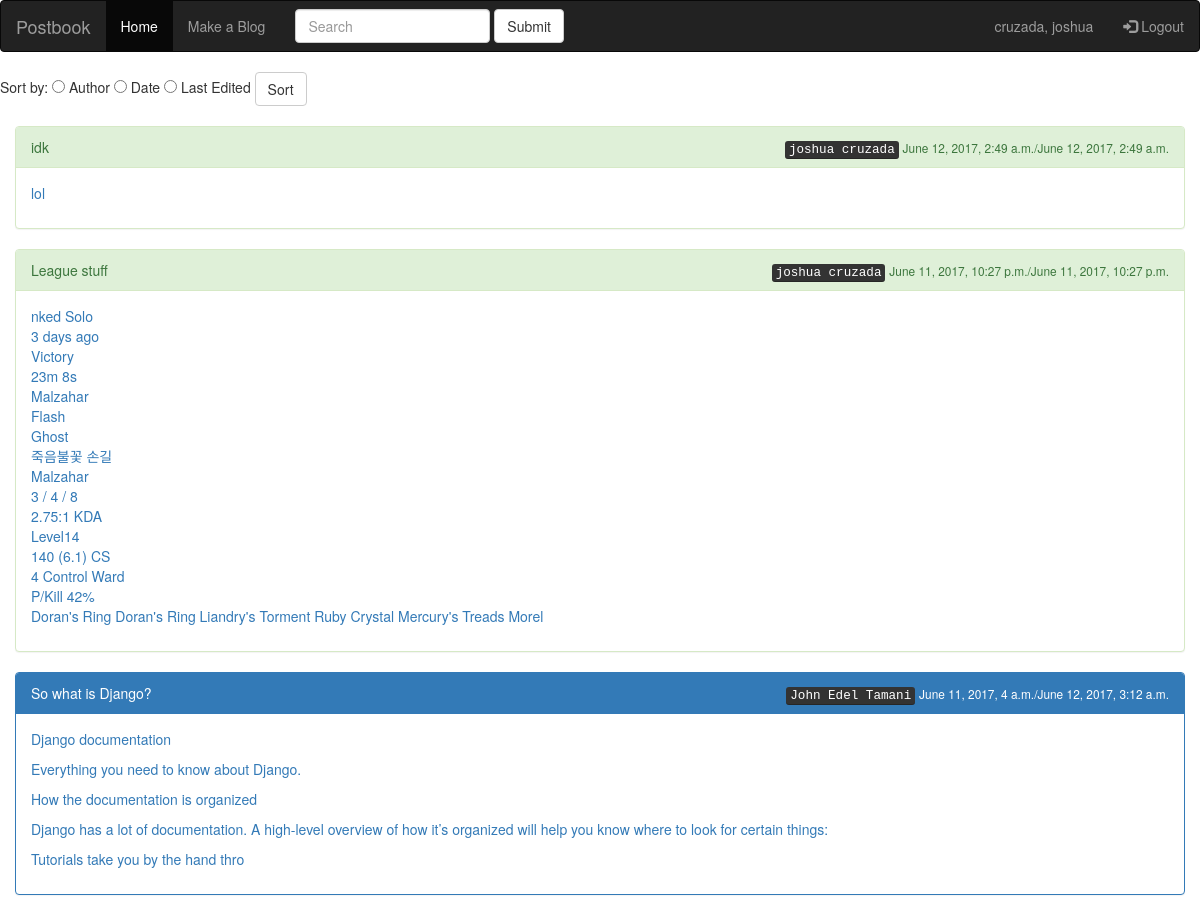
/blog/home (signed in), run on the app's committed database.
### blog/models.py (models this page shows, shortened)
class Author(models.Model):
    first_name = models.CharField(max_length=100)
    last_name = models.CharField(max_length=100)
    password = models.CharField(max_length=100)
    username = models.CharField(max_length=100, primary_key= True)

class Post(models.Model):
    author = models.ForeignKey(Author, on_delete = models.CASCADE)
    cdate = models.DateTimeField(editable=False)
    edate = models.DateTimeField()
    title = models.CharField(max_length = 100)
    content = models.TextField()

### blog/views.py (the view)
# urls.py: url(r'home', views.Home, name = 'home'),
def Home(request):
    posts = None
    postsa = None
    postsb = None
    postsc = None
    reversed = True
    print(request.session['username'])
    if(request.method == "POST"):
        posts = request.session['search']
        try:
            request.session['search'] = request.POST['filter']
        except:
            None
        posts = Post.objects.all()
        postsa = posts.filter(title__icontains=request.session['search'])
        postsb = posts.filter(author__first_name__icontains=request.session['search'])
        postsc = posts.filter(content__icontains=request.session['search'])
        posts = postsa | postsb | postsc
        try:
            if (request.POST['author'] == 'author'):
                posts = posts.order_by('author__first_name','author__last_name')
                reversed = False
        except:
            None
        try:
            if (request.POST['date'] == 'date'):
                posts = posts.order_by('cdate').order_by('cdate')
                reversed = False
        except:
            None
        try:
            if (request.POST['le'] == 'le'):
                posts = posts.order_by('edate').order_by('edate')
                reversed = True
        except:
            None
    else:
        request.session['search'] = ''
        posts = Post.objects.all()
    context = {
        'posts': posts,
        'user': Author.objects.get(username=request.session['username']),
        'reveresed': reversed,
    }
    return render(request, 'Posts.html', context)

### blog/templates/Posts.html (shortened to what this page needs)
{% extends 'base.html' %}
{% block homey %}<li class="active"><a href="/blog/home/">Home</a></li> {% endblock %}
{% block uname %}{{ user.last_name}}, {{ user.first_name }}{% endblock %}
{% block body %}
    <form action = "/blog/home" method = "POST">
    <div>
    Sort by:
      <input type="radio" name="author" value="author"> Author
      <input type="radio" name="date" value="date"> Date
        <input type="radio" name="le" value="le"> Last Edited
        <button type="submit" class="btn btn-default" display:inline-block>Sort</button>
    </div>
    <br>
    </form>
    {% if posts %}
        {% if reveresed == True%}
            {%  for post in posts reversed %}
             <a href = "/blog/{{ post.id }}/">
                <div class = "col-md-12">
                        {% if user.username == post.author.username %}
                            <div class="panel panel-success">
                        {% else %}
                            <div class="panel panel-primary">
                        {% endif %}
                        <div class="panel-heading"> {{ post.title|slice:":50" }} <span style = "float:right"><kbd>{{ post.author.first_name }} {{ post.author.last_name }}</kbd> <small>{{ post.cdate }}/{{ post.edate }}</small></span></div>
                        <div class="panel-body">{{ post.content|linebreaks|slice:":300" }}</div>
                         </div>
                </div>
            </a>
            {% endfor %}
        {% endif %}
    {% else %}
        <header> There are no posts yet on this site, Be the first to try it now!</header>
    {% endif %}
{% endblock %}

### data on the page
Author: last_name "cruzada", first_name "joshua"
Post: title "idk", author.first_name "joshua", author.last_name "cruzada", cdate "June 12, 2017, 2:49 a.m.", edate "June 12, 2017, 2:49 a.m.", content "lol"
Post: title "League stuff", author.first_name "joshua", author.last_name "cruzada", cdate "June 11, 2017, 10:27 p.m.", edate "June 11, 2017, 10:27 p.m.", content "nked Solo 3 days ago Victory 23m 8s Malzahar Flash Ghost 죽음불꽃 손길 Malzahar 3 / 4 / 8 2.75:1 KDA Level14 140 (6.1) CS 4 Control Ward P/Kill 42% Doran's Ring Doran's Ring Liandry's Torment Ruby Crystal Mercury's Treads Morel"
Post: title "So what is Django?", author.first_name "John Edel", author.last_name "Tamani", cdate "June 11, 2017, 4 a.m.", edate "June 12, 2017, 3:12 a.m.", content "Django documentation Everything you need to know about Django. How the documentation is organized Django has a lot of documentation. A high-level overview of how it’s organized will help you know where to look for certain things: Tutorials take you by the hand thro"
